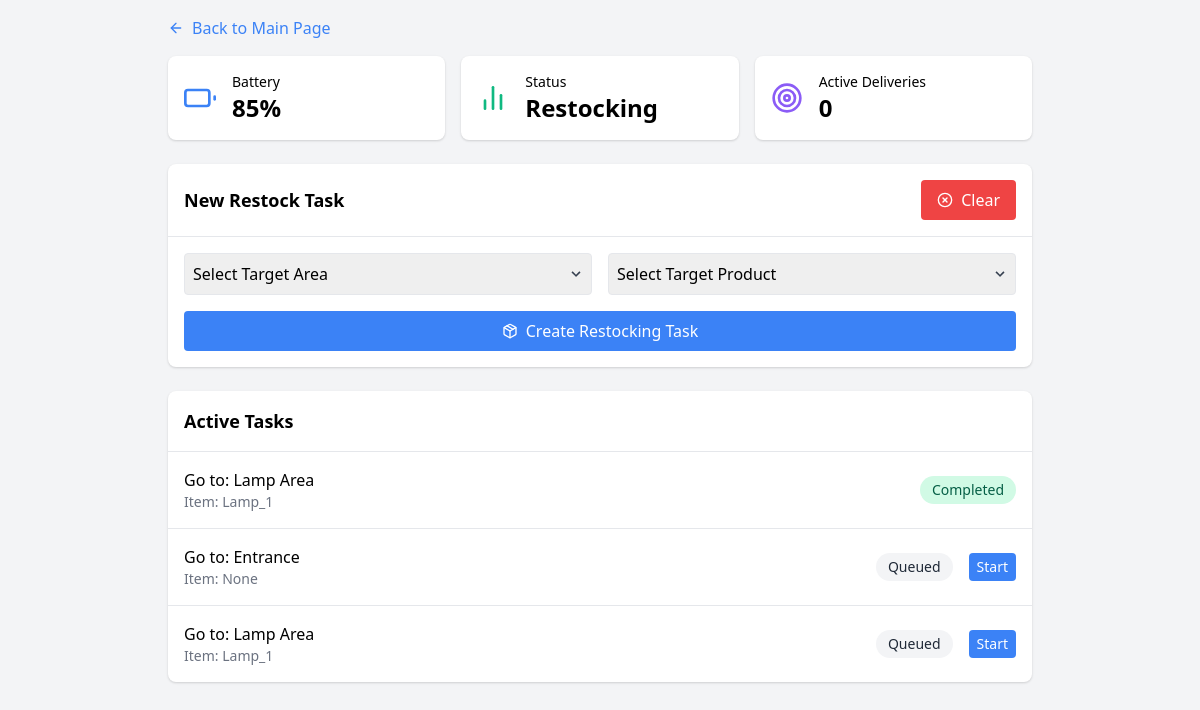
Before: /restock with the older database file.
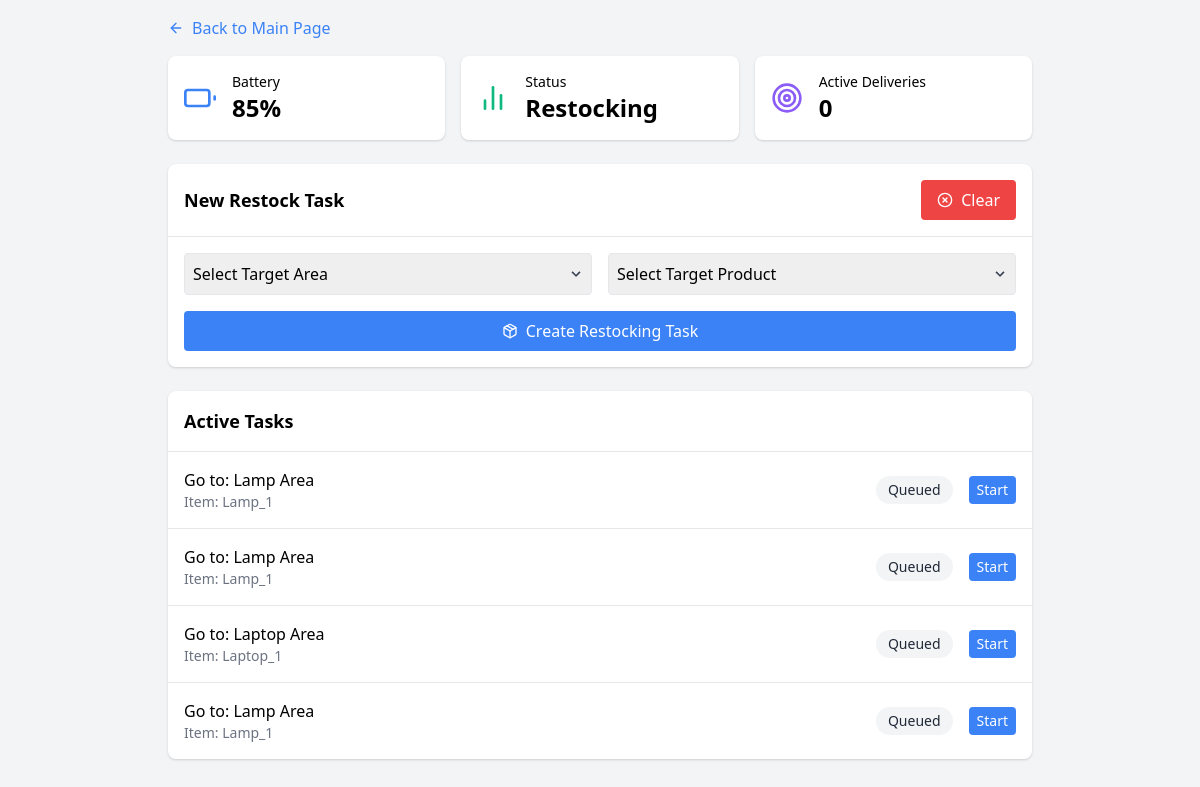
After: the same page with the newer database file.
### app.py (models this page shows)
class Restock(db.Model):
    id = db.Column(db.Integer, primary_key=True)
    target_area = db.Column(db.String(100), nullable=False)
    target_product = db.Column(db.String(200), nullable=False)
    status = db.Column(db.String(20), default='Queued')
    created_at = db.Column(db.DateTime, default=datetime.utcnow)

### app.py (the view)
@app.route('/restock')
def restock():
    deliveries = Restock.query.all()
    robot_status = get_robot_status()
    robot_status['status'] = "Restocking"
    robot_status['active_tasks'] = get_active_count(Restock)
    return render_template('restock.html',
                         tasks=deliveries,
                         robot_status=robot_status,
                         page_type="restock")

### app.py (called while the page is built)
def get_robot_status():
    return {
        'battery_level': 85,
    }

def get_active_count(model):
    return model.query.filter_by(status='In Progress').count()

### templates/restock.html (shortened to what this page needs)
{% extends "base.html" %}
{% from 'components.html' import status_cards %}
{% block content %}
<div class="p-4 max-w-4xl mx-auto">
    <a href="{{ url_for('home') }}" class="inline-flex items-center mb-4 text-blue-500 hover:text-blue-700">
        <i data-feather="arrow-left" class="w-4 h-4 mr-2"></i>
        Back to Main Page
    </a>
    {{ status_cards(robot_status, 'restock') }}
    <div class="bg-white rounded-lg shadow mb-6">
        <div class="p-4 border-b flex justify-between items-center">
            <h2 class="text-lg font-semibold">New Restock Task</h2>
            <button id="clear-button"
                    class="bg-red-500 text-white py-2 px-4 rounded flex items-center hover:bg-red-600">
                <i data-feather="x-circle" class="w-4 h-4 mr-2"></i>
                Clear
            </button>
        </div>
        <div class="p-4">
            <form id="taskForm" class="grid grid-cols-1 md:grid-cols-2 gap-4" data-type="restock">
                <div class="relative">
                    <select id="target_area"
                            name="target_area"
                            class="border rounded p-2 w-full appearance-none"
                            required>
                        <option value="" disabled selected>Select Target Area</option>
                    </select>
                    <div class="pointer-events-none absolute inset-y-0 right-0 flex items-center px-2 text-gray-700">
                    </div>
                </div>
                <div class="relative">
                    <select id="target_product"
                            name="target_product"
                            class="border rounded p-2 w-full appearance-none"
                            required>
                        <option value="" disabled selected>Select Target Product</option>
                    </select>
                    <div class="pointer-events-none absolute inset-y-0 right-0 flex items-center px-2 text-gray-700">
                    </div>
                </div>
                <button type="submit"
                        class="bg-blue-500 text-white rounded p-2 flex items-center justify-center md:col-span-2">
                    <i data-feather="package" class="w-4 h-4 mr-2"></i>
                    Create Restocking Task
                </button>
            </form>
        </div>
    </div>
    <div class="bg-white rounded-lg shadow">
        <div class="p-4 border-b">
            <h2 class="text-lg font-semibold">Active Tasks</h2>
        </div>
        <div class="divide-y" id="tasksList">
            {% for task in tasks %}
            <div class="p-4 flex items-center justify-between" id="task-{{ task.id }}">
                <div>
                    <div class="font-medium">
                        Go to: {{ task.target_area }}
                    </div>
                    <div class="text-sm text-gray-500">Item: {{ task.target_product }}</div>
                </div>
                <div class="flex items-center space-x-4">
                    <span class="px-3 py-1 rounded-full text-sm
                        {% if task.status == 'In Progress' %}
                            bg-blue-100 text-blue-800
                        {% elif task.status == 'Completed' %}
                            bg-green-100 text-green-800
                        {% else %}
                            bg-gray-100 text-gray-800
                        {% endif %}">
                        {{ task.status }}
                    </span>
                    {% if task.status == 'Queued' %}
                    <button onclick="updateStatus({{ task.id }}, 'In Progress', 'restock')"
                            class="bg-blue-500 text-white rounded px-2 py-1 text-sm">
                        Start
                    </button>
                    {% elif task.status == 'In Progress' %}
                    <button onclick="updateStatus({{ task.id }}, 'Completed', 'restock')"
                            class="bg-green-500 text-white rounded px-2 py-1 text-sm">
                        Complete
                    </button>
                    {% endif %}
                </div>
            </div>
            {% endfor %}
        </div>
    </div>
</div>
{% endblock %}

### templates/base.html (shortened to what this page needs)
<!DOCTYPE html>
<html lang="en">
<head>
    <link href="https://cdnjs.cloudflare.com/ajax/libs/tailwindcss/2.2.19/tailwind.min.css" rel="stylesheet">
    <link href="{{ url_for('static', filename='css/task_completion.css') }}" rel="stylesheet">
</head>
<body class="bg-gray-100">
    {% block content %}{% endblock %}
</body>
</html>

### templates/components.html
{% macro status_cards(robot_status, page_type) %}
<div class="grid grid-cols-1 md:grid-cols-3 gap-4 mb-6">
    <div class="bg-white rounded-lg shadow p-4">
        <div class="flex items-center space-x-4">
            <i data-feather="battery" class="text-blue-500 w-8 h-8"></i>
            <div>
                <div class="text-sm font-medium">Battery</div>
                <div class="text-2xl font-bold">{{ robot_status.battery_level }}%</div>
            </div>
        </div>
    </div>
    <div class="bg-white rounded-lg shadow p-4">
        <div class="flex items-center space-x-4">
            <i data-feather="bar-chart-2" class="text-green-500 w-8 h-8"></i>
            <div>
                <div class="text-sm font-medium">Status</div>
                <div class="text-2xl font-bold">{{ robot_status.status }}</div>
            </div>
        </div>
    </div>
    <div class="bg-white rounded-lg shadow p-4">
        <div class="flex items-center space-x-4">
            <i data-feather="target" class="text-purple-500 w-8 h-8"></i>
            <div>
                <div class="text-sm font-medium">
                    {% if page_type == 'restock' %}
                        Active Deliveries
                    {% else %}
                        Active Navigation Tasks
                    {% endif %}
                </div>
                <div class="text-2xl font-bold" id="activeTasks">{{ robot_status.active_tasks }}</div>
            </div>
        </div>
    </div>
</div>
{% endmacro %}

Changed rows visible on the page:
removed Restock: target_area "Entrance", target_product "None", status "Queued"
changed Restock (number 1 of 4 on the later page): status "Completed" → "Queued"; now shows "Start"
added Restock: target_area "Lamp Area", target_product "Lamp_1", status "Queued"
changed Restock: target_area "Lamp Area" → "Laptop Area"; target_product "Lamp_1" → "Laptop_1"
added Restock: target_area "Lamp Area", target_product "Lamp_1", status "Queued"
